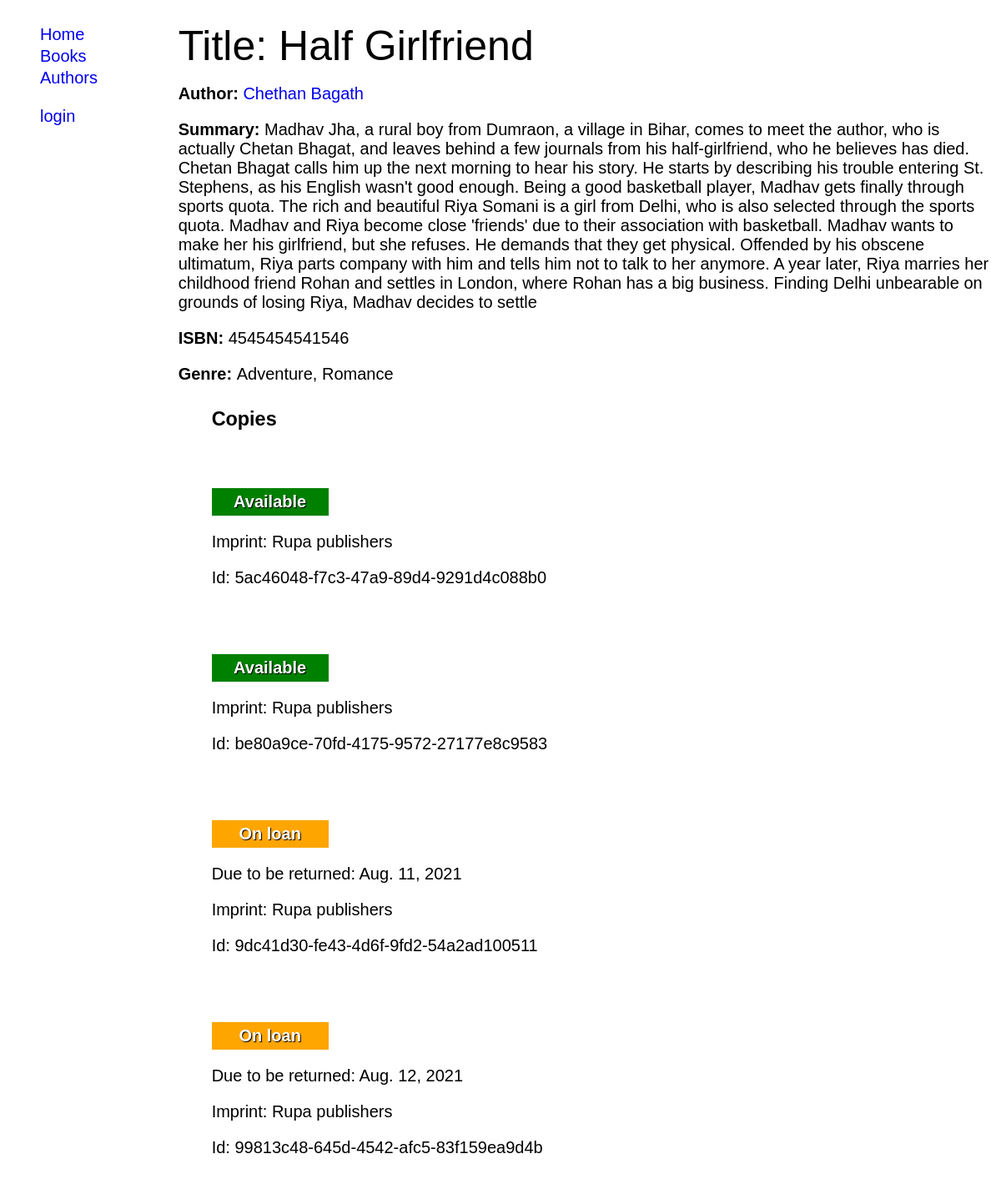
The app's page /catalog/books/1/ with its own data.
### catalog/models.py (models this page shows, shortened)
class Book(models.Model):
    title = models.CharField(max_length=50, help_text="enter name of the book (eg: pristage)")
    isbn =models.CharField('ISBN',max_length=13, unique=True,
                                         help_text='13 Character <a href="https://www.isbn-international.org/content/what-isbn">ISBN number</a>')
    author = models.ForeignKey('Author', on_delete=models.SET_NULL, null=True)
    summary =models.TextField(max_length=1000, help_text='enter a breif summary of the book')
    genre= models.ManyToManyField(Genre, help_text='select genre of the book')
    def display_genre(self):
        return ', '.join(genre.name for genre in self.genre.all()[:3])
    display_genre.short_description="genre"

class Author(models.Model):
    first_name = models.CharField(max_length=100)
    last_name = models.CharField(max_length=100)
    date_of_birth = models.DateField(null=True, blank=True)
    date_of_death = models.DateField('Died', null=True, blank=True)
    class Meta:
        ordering = ['last_name', 'first_name']
    def get_absolute_url(self):
        return reverse('author_details', args=[str(self.id)])
    def __str__(self):
        return self.full_name()
    def full_name(self):
        return self.first_name+' '+self.last_name

class Genre(models.Model):
	name= models.CharField(max_length=50, help_text="enter a Genre (ex:science fiction)")
	def __str__(self):
		return self.name

class BookInstance(models.Model):
    id = models.UUIDField(primary_key=True, default=uuid.uuid4, help_text='Unique ID for this particular book across whole library')
    book = models.ForeignKey('Book', on_delete=models.RESTRICT, null=True)
    imprint = models.CharField(max_length=200)
    due_back = models.DateField(null=True, blank=True)
    borrower = models.ForeignKey(User, on_delete= models.SET_NULL,null=True)
    LOAN_STATUS = (
        ('m', 'Maintenance'),
        ('o', 'On loan'),
        ('a', 'Available'),
        ('r', 'Reserved'),
    )
    status = models.CharField(
        max_length=1,
        choices=LOAN_STATUS,
        blank=True,
        default='m',
        help_text='Book availability',
    )
    class Meta:
        ordering = ['due_back']
        permissions =(('can_mark_returned','set book as returned'),)
    def status_display(self):
        return [self.LOAN_STATUS[i][1] for i in range(len(self.LOAN_STATUS)) if self.status == self.LOAN_STATUS[i][0] ][0]

### catalog/views.py (the view)
# urls.py: path('books/<int:pk>/', views.BookDetailView.as_view(template_name='book_details.html'), name='book_details'),
class BookDetailView(generic.DetailView):
	model = Book

### catalog/templates/book_details.html (shortened to what this page needs)
{% extends 'base_template.html' %}
{% block content %}
<h2>Title: {{book.title}}</h2>
<p><strong>Author: </strong> <a href="{{book.author.get_absolute_url}}">{{book.author}}</a></p>
<p><strong>Summary: </strong> {{book.summary}}</p>
<p><strong>ISBN: </strong> {{book.isbn}}</p>
<p><strong>Genre: </strong> {{book.genre.all|join:', '}}</p>
{% if book.bookinstance_set.all %}
<div class="ms-2 ml-2">
<h3><strong>Copies</strong></h3>
{% for copy in book.bookinstance_set.all %}
<div class="ms-4">
<p class="{%if copy.status == 'a'%}text success{% elif copy.status == 'm'%}text danger{%else%}text warning {% endif%}"><strong>{{copy.status_display}}</strong></p>
{% if copy.status != 'a' %}
<p>Due to be returned: {{copy.due_back}}</p>
{% endif %}
<p>Imprint: {{copy.imprint}}</p>
<p>Id: {{copy.id}}</p>
</div>
{% endfor %}
</div>
{%else%}
<h3 class="ms-4"><strong>No copies available</strong></h3>
{%endif%}
{% endblock %}

### catalog/templates/base_template.html (shortened to what this page needs)
<!DOCTYPE html>
{% load static %}
<html>
<head>
  <link rel="stylesheet" type="text/css" href="{% static 'css/styles.css'%}">
</head>
<body>
	<aside>
		{%block sidebar%}
		<ul>
			<li><a href="{% url 'index' %}">Home</a> </li>
			<li><a href="{% url 'books' %}">Books</a> </li>
			<li><a href="{% url 'authors' %}">Authors</a> </li>
		</ul>
		<ul>
			{%if user.is_authenticated %}
			<li class="capitalize">{{request.user}}</li>
			<li class=""><a href="{% url 'my_books' %}">My Books</a></li>
			<li><a href="{% url 'logout' %}">logout</a></li>
			{%else%}
			<li><a href="{% url 'login' %}">login</a></li>
			{%endif%}
			</ul>
		{%endblock%}
	</aside>
	<section>
		{%block content%}
		{%endblock%}
</body>
</html>

### catalog/static/styles.css (style rules this page uses)
html { font-size: 10px; }
body { font-family: arial,sans-serif; font-size: 2em; display: grid; grid-template-columns: 1fr 5fr; grid-template-areas: "aside section"; grid-gap: 10px; }
h1,h2,h3,h4,h5,h6 { text-transform: capitalize; line-height: 0.2; font-weight: normal; }
h2 { font-size: 2.5em; }
aside { grid-area: aside; }
section { grid-area: section; }
a { text-decoration: none; }
aside li { list-style: none; }
li { line-height: 1.3; }
.ml-2 { margin-left: 2em; }
.ms-2 { margin-top:2em ; }
.ms-4 { margin-top: 4em; }
.text { color: white;padding: 5px 10px;text-shadow: 1px 1px 1px black;width: 120px;text-align: center; }
.text.success { background: green }
.text.warning { background: orange }

### records on screen
Book: title "Half Girlfriend", author "Chethan Bagath", summary "Madhav Jha, a rural boy from Dumraon, a village in Bihar, comes to meet the author, who is actually Chetan Bhagat, and leaves behind a few journals from his half-girlfriend, who he believes has died. Chetan Bhagat calls him up the next morning to hear his story. He starts by describing his trouble entering St. Stephens, as his English wasn't good enough. Being a good basketball player, Madhav gets finally through sports quota. The rich and beautiful Riya Somani is a girl from Delhi, who is also selected through the sports quota. Madhav and Riya become close 'friends' due to their association with basketball. Madhav wants to make her his girlfriend, but she refuses. He demands that they get…", isbn "4545454541546", genre.all "Adventure, Romance"
BookInstance: status_display "Available", imprint "Rupa publishers", id "5ac46048-f7c3-47a9-89d4-9291d4c088b0"
BookInstance: status_display "Available", imprint "Rupa publishers", id "be80a9ce-70fd-4175-9572-27177e8c9583"
BookInstance: status_display "On loan", due_back "Aug. 11, 2021", imprint "Rupa publishers", id "9dc41d30-fe43-4d6f-9fd2-54a2ad100511"
BookInstance: status_display "On loan", due_back "Aug. 12, 2021", imprint "Rupa publishers", id "99813c48-645d-4542-afc5-83f159ea9d4b"
